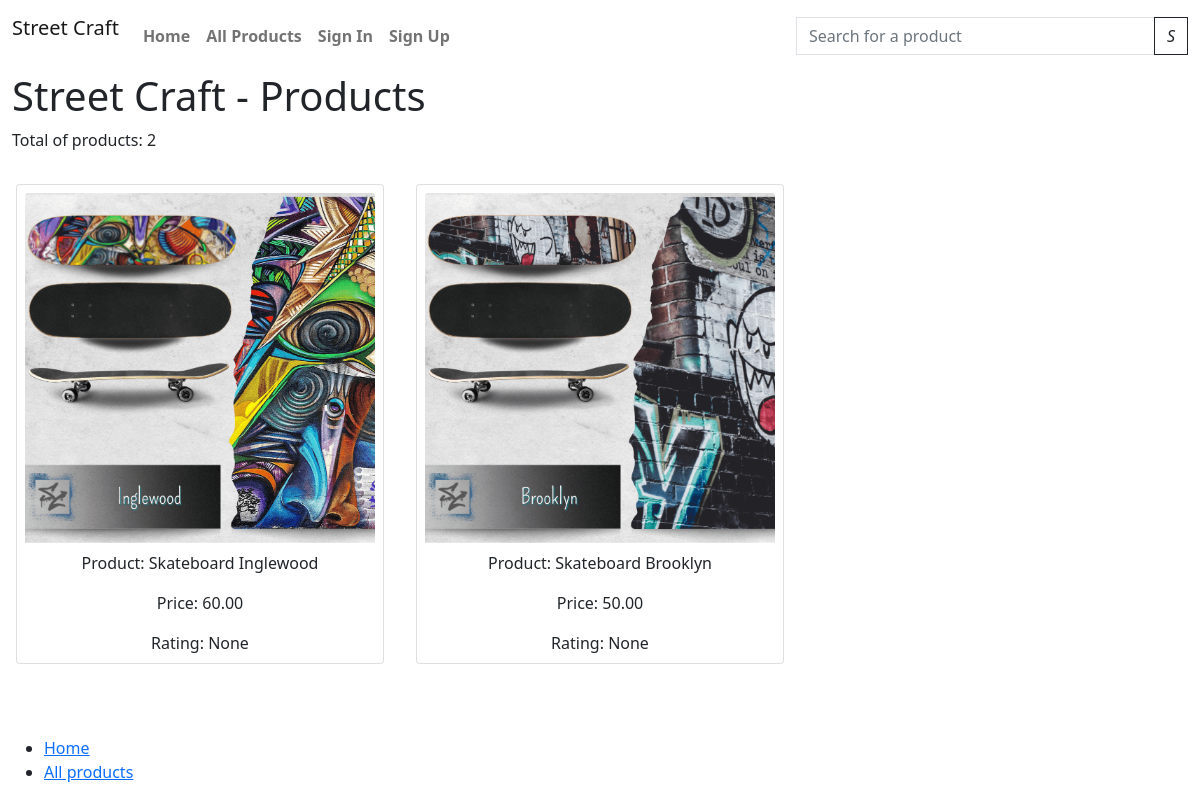
/all-products/, run on an earlier commit of the app's database.
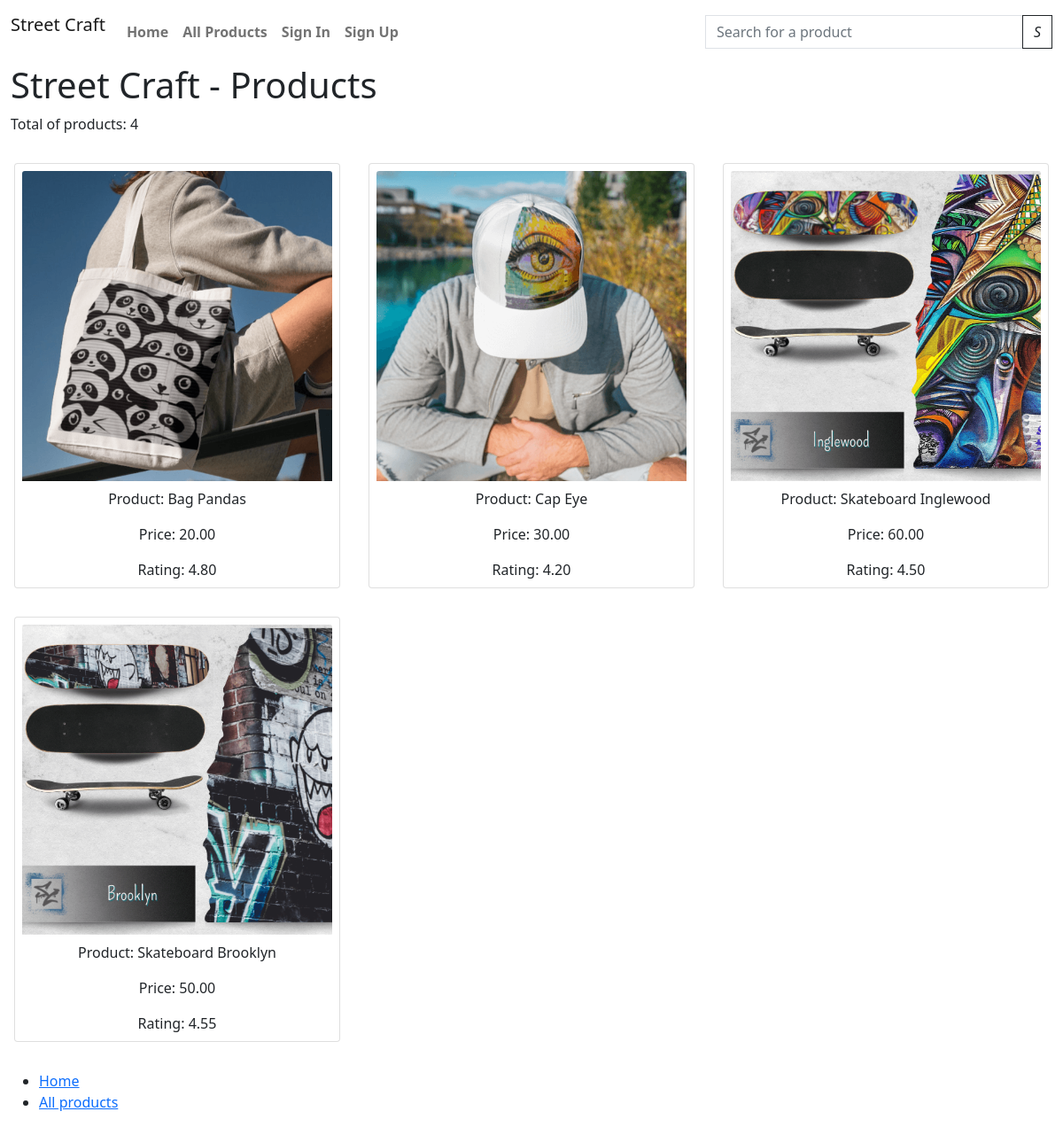
And on a later commit of the database.
### products/models.py (models this page shows, shortened)
class Product(models.Model):
    sku = models.SmallAutoField(primary_key=True)
    name = models.CharField(max_length=150, unique=True)
    release_date = models.DateTimeField(auto_now_add=True)
    category = models.ForeignKey('Category', null=True, blank=True, on_delete=models.SET_NULL)
    description = models.TextField()
    price = models.DecimalField(max_digits=6, decimal_places=2)
    rating = models.DecimalField(max_digits=6, decimal_places=2, null=True, blank=True)
    product_image = models.ImageField(null=True, blank=True)
    product_image_url = models.URLField(max_length=1024, null=True, blank=True)
    slug = models.SlugField(max_length=254, null=True, blank=True, unique=True)
    class Meta:
        ordering = ['-release_date']

### products/views.py (the view, shortened to what this page needs)
# urls.py: path('all-products/', views.products, name='products'),
def products(request):
    products_list = Product.objects.all()
    total_products_list = products_list.count()
    query = None
    context = {
        "products_list": products_list,
        "total_products_list": total_products_list,
    }
    return render(request, 'products_all.html', context)

### templates/products_all.html (shortened to what this page needs)
{% extends "base.html" %}
{% load static %}
{% block content %}
<header>
    <div class="container-fluid">
        <h1>Street Craft - Products</h1>
    </div>
</header>
<div class="container-fluid">
    <p>Total of products: {{ total_products_list }}</p>
</div>
<div class="container-fluid">
    <div class="row">
        {% for product in products_list %}
            <div class="col-md-4 p-0">
                <div class="card m-3">
                    <div class="card-body m-1 p-1 text-center">
                        <a href="{% url 'product_details' product.slug %}">
                            <div class="image-container">
                                <img class="card-img-top img-fluid" src="{{ product.product_image.url }}" alt="{{ product.name }}">
                            </div>
                        </a>
                        <p class="card-text mt-2">Product: {{ product.name }}</p>
                        <p class="card-text">Price: {{ product.price }}</p>
                        <p class="card-text">Rating: {{ product.rating }}</p>
                    </div>
                </div>
            </div>
            {% if forloop.counter|divisibleby:3 %}
                </div>
                <div class="row">
            {% endif %}
        {% endfor %}
    </div>
</div>
{% endblock content %}

### templates/base.html (shortened to what this page needs)
{% load static %}
<!DOCTYPE html>
<html class="h-100" lang="en">
<head>
    <link href="https://cdn.jsdelivr.net/npm/bootstrap@5.0.1/dist/css/bootstrap.min.css" rel="stylesheet"
>
    <link rel="stylesheet" href="https://cdn.jsdelivr.net/npm/bootstrap-icons@1.9.1/font/bootstrap-icons.css">
    <link rel="stylesheet" href="{% static 'css/style.css' %}">
</head>
<body class="d-flex flex-column h-100 main-bg">
    <nav class="navbar navbar-expand-lg navbar-light bck-grd-gray">
        <div class="container-fluid">
            <a class="navbar-brand" href="#">
                <p>Street Craft</p>
            </a>
            <div class="collapse navbar-collapse" id="navbarText">
                <ul class="navbar-nav me-auto mb-2 mb-lg-0">
                    <li class="nav-item">
                        <a class="nav-link hover-link fw-bold" aria-current="page" href="{% url 'home' %}">Home</a>
                    </li>
                    <li class="nav-item">
                        <a class="nav-link hover-link fw-bold" href="{% url 'products' %}">All Products</a>
                    </li>
                    {% if user.is_authenticated %}
                    <li>
                      <a class="nav-link hover-link fw-bold" href="#">My Account</a>
                    </li>
                    <li>
                      <a class="nav-link hover-link fw-bold" href="{% url 'account_logout' %}">Sign Out</a>
                    </li>
                    {% else %}
                    <li>
                      <a class="nav-link hover-link fw-bold" href="{% url 'account_login' %}">Sign In</a>
                    </li>
                    <li>
                      <a class="nav-link hover-link fw-bold" href="{% url 'account_signup' %}">Sign Up</a>
                    </li>
                    {% endif %}
                </ul>
            </div>
            <div class="col-12 col-lg-4">
                <form method="GET" action="{% url 'products' %}">
                    <div class="input-group w-100">
                        <input class="form-control border border-black rounded-0" type="text" name="q" placeholder="Search for a product">
                        <div class="input-group-append">
                            <button class="btn btn-outline-dark rounded-0" type="submit">
                                <span>
                                    <i>S</i>
                                </span>
                            </button>
                        </div>
                    </div>
                </form>
            </div>
        </div>
    </nav>
    <main class="flex-shrink-0 main-bg">
        {% block content %}{% endblock content %}
    </main>
    <footer class="footer mt-auto">
        <div class="container-fluid mt-3">
            <div class="row">
                <div class="col">
                    <ul id="list-web-link" class="list-clear">
                        <li>
                            <a href="#">Home</a>
                        </li>
                        <li>
                            <a href="#">All products</a>
                        </li>
                    </ul>
                </div>
    </footer>
</body>
</html>

What changed in the data, as far as the page shows it:
added Product: product_image (picture), name "Bag Pandas", price "20.00", rating "4.80"
added Product: product_image (picture), name "Cap Eye", price "30.00", rating "4.20"
changed Product "Skateboard Inglewood": rating "None" → "4.50"
changed Product "Skateboard Brooklyn": rating "None" → "4.55"
Also different on the page:
{{ total_products_list }}: "2" → "4"
